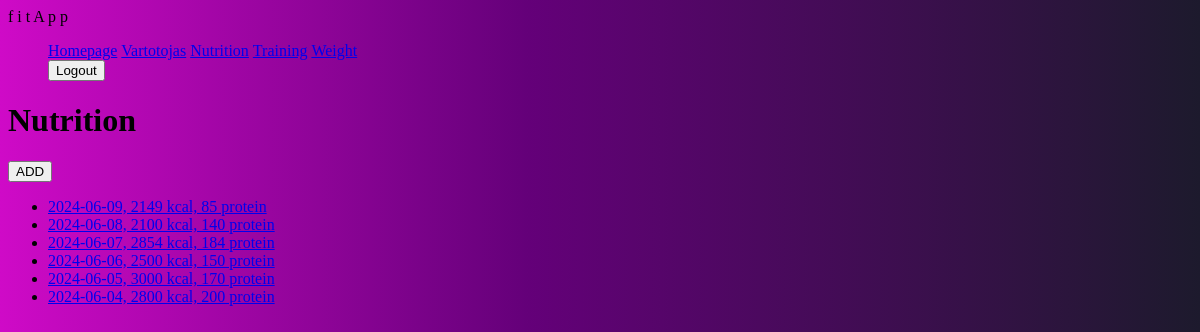
The app's page /fitness/nutrition/ (signed in), older data.
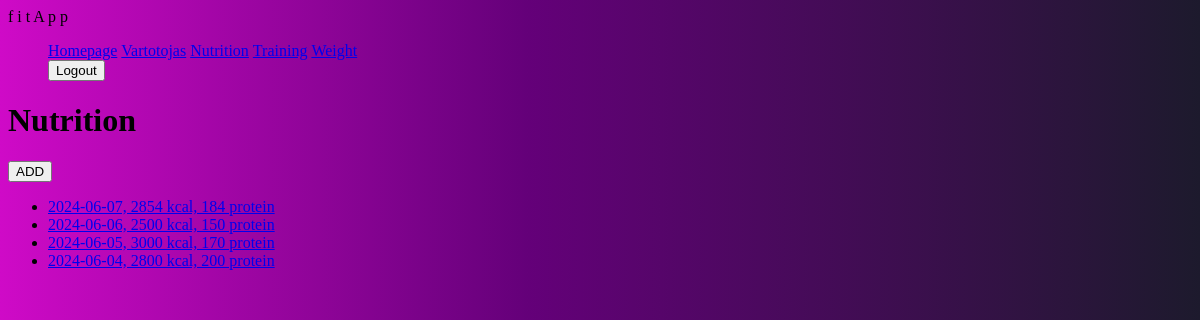
The same page, newer data.
### fitness/models.py (models this page shows, shortened)
class DayOfEating(models.Model):
    date = models.DateField('Date', default=date.today)
    kcal = models.IntegerField('Calories', blank=True, null=True)
    protein = models.IntegerField('Protein', blank=True, null=True)
    athlete = models.ForeignKey(User, on_delete=models.SET_NULL, null=True, blank=True)
    class Meta:
        verbose_name = 'Day of eating'
        verbose_name_plural = 'Days of eating'
    def __repr__(self):
        return f"{self.date}, {self.kcal} kcal, {self.protein} protein"

### fitness/views.py (the view)
# urls.py: path('nutrition/', views.DaysOfEatingListView.as_view(), name='nutrition'),
class DaysOfEatingListView(LoginRequiredMixin, ListView):
    model = DayOfEating
    template_name = 'days_of_eating.html'
    def get_queryset(self):
        return DayOfEating.objects.filter(athlete=self.request.user).order_by('-date')

### templates/days_of_eating.html
{% extends "base.html" %}
{% block content %}
    <h1>Nutrition</h1>
     <a href="{% url 'nutrition-add' %}"><button>ADD</button></a>
    {% if dayofeating_list %}
    <ul>
        {% for day in dayofeating_list %}
            <li id="days">
            <a  href="{% url 'nutrition-details' day.pk %}">{{ day|stringformat:'r' }} </a>
            </li>
        {% endfor %}
    </ul>
    {% else %}
      <p>You have not recorded your nutrition yet.</p>
    {% endif %}
{% endblock %}

### templates/base.html (shortened to what this page needs)
<!DOCTYPE html>
<html>
<head>
  {% load static %}
  <link rel="stylesheet" href="{% static 'css/styles.css' %}">
</head>
<body>
 <nav class="navbar" >
  <div class="container-fluid">
    <a class="navbar-brand">f i t A p p</a>
    <ul class="navbar-nav mx-2">
      <li class="nav-item active"><a class="nav-link" href="{% url 'index' %}">Homepage</a></li>
      {% if user.is_authenticated %}
          <li class="nav-item">
              <a class="nav-link" href="{% url 'profile' %}">{{ user.get_username }}</a>
          </li>
          <li class="nav-item active"><a class="nav-link" href="{% url 'nutrition' %}">Nutrition</a></li>
          <li class="nav-item active"><a class="nav-link" href="{% url 'workouts' %}">Training</a></li>
          <li class="nav-item active"><a class="nav-link" href="{% url 'weighting' %}">Weight</a></li>
          <li class="nav-item">
            <form method="post" action="{% url 'logout' %}">
                <button type="submit" id="destroy">Logout</button>
            </form>
          </li>
      {% else %}
        <li class="nav-item"><a class="nav-link" href="{% url 'login'%}">Login</a></li>
        <li class="nav-item"><a class="nav-link" href="{% url 'register'%}">Sign up</a></li>
      {% endif %}
    </ul>
  </div>
 </nav>
 <div class="col-sm-10 ">
      {% block content %}
      {% endblock %}
 </div>
</body>
</html>

### fitness/static/css/styles.css (style rules this page uses)
body { background: linear-gradient(90deg, rgba(207,10,199,1) 0%, rgba(100,0,121,1) 44%, rgba(29,26,45,1) 100%); }
li.nav-item { display: inline; }

Row changes from the older to the newer data that the page shows:
removed DayOfEating: date+kcal+protein "2024-06-09, 2149 kcal, 85 protein"
removed DayOfEating: date+kcal+protein "2024-06-08, 2100 kcal, 140 protein"
